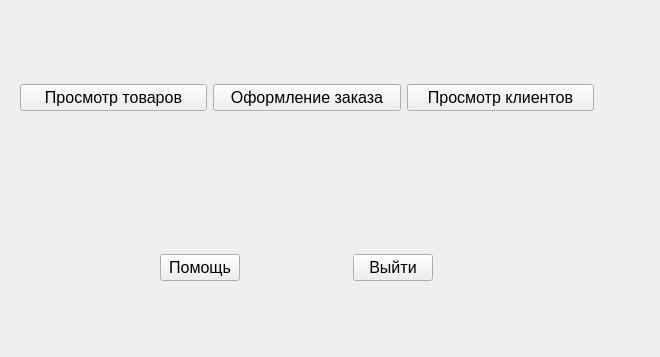
<?xml version="1.0" encoding="UTF-8"?>
<ui version="4.0">
 <class>sales_manager</class>
 <widget class="QWidget" name="sales_manager">
  <property name="geometry">
   <rect>
    <x>0</x>
    <y>0</y>
    <width>660</width>
    <height>357</height>
   </rect>
  </property>
  <property name="windowTitle">
   <string>Form</string>
  </property>
  <widget class="QLabel" name="userId">
   <property name="geometry">
    <rect>
     <x>470</x>
     <y>210</y>
     <width>151</width>
     <height>111</height>
    </rect>
   </property>
   <property name="font">
    <font>
     <pointsize>14</pointsize>
    </font>
   </property>
   <property name="text">
    <string/>
   </property>
  </widget>
  <widget class="QWidget" name="layoutWidget">
   <property name="geometry">
    <rect>
     <x>20</x>
     <y>80</y>
     <width>574</width>
     <height>35</height>
    </rect>
   </property>
   <layout class="QHBoxLayout" name="horizontalLayout">
    <item>
     <widget class="QPushButton" name="see_items">
      <property name="font">
       <font>
        <pointsize>12</pointsize>
       </font>
      </property>
      <property name="text">
       <string>Просмотр товаров</string>
      </property>
     </widget>
    </item>
    <item>
     <widget class="QPushButton" name="order">
      <property name="font">
       <font>
        <pointsize>12</pointsize>
       </font>
      </property>
      <property name="text">
       <string>Оформление заказа</string>
      </property>
     </widget>
    </item>
    <item>
     <widget class="QPushButton" name="see_clients">
      <property name="font">
       <font>
        <pointsize>12</pointsize>
       </font>
      </property>
      <property name="text">
       <string>Просмотр клиентов</string>
      </property>
     </widget>
    </item>
   </layout>
  </widget>
  <widget class="QWidget" name="layoutWidget">
   <property name="geometry">
    <rect>
     <x>160</x>
     <y>250</y>
     <width>273</width>
     <height>35</height>
    </rect>
   </property>
   <layout class="QHBoxLayout" name="horizontalLayout_2">
    <item>
     <widget class="QPushButton" name="help">
      <property name="font">
       <font>
        <pointsize>12</pointsize>
       </font>
      </property>
      <property name="text">
       <string>Помощь</string>
      </property>
     </widget>
    </item>
    <item>
     <widget class="QLabel" name="label_2">
      <property name="text">
       <string/>
      </property>
     </widget>
    </item>
    <item>
     <widget class="QLabel" name="label">
      <property name="text">
       <string/>
      </property>
     </widget>
    </item>
    <item>
     <widget class="QPushButton" name="back">
      <property name="font">
       <font>
        <pointsize>12</pointsize>
       </font>
      </property>
      <property name="text">
       <string>Выйти</string>
      </property>
     </widget>
    </item>
   </layout>
  </widget>
 </widget>
 <resources/>
 <connections/>
</ui>
